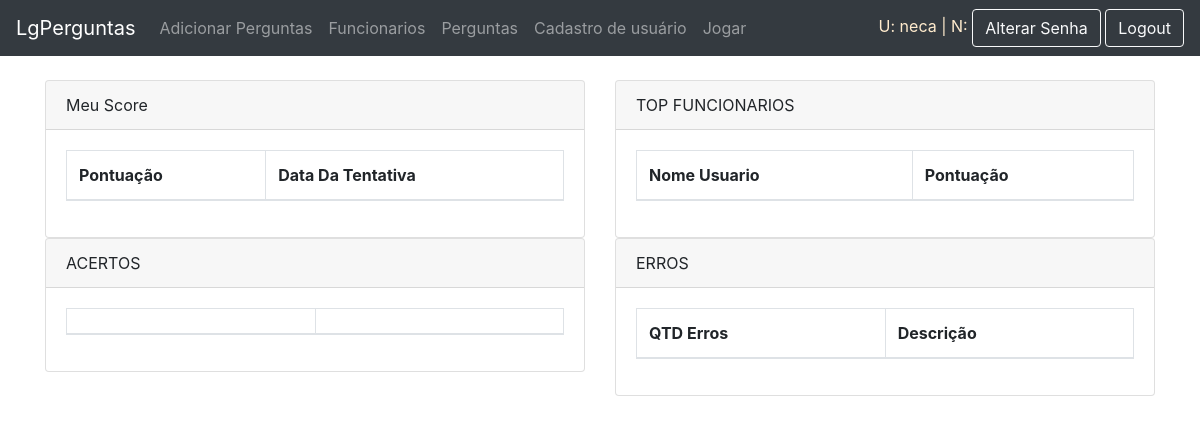
The app's page / (signed in), older data.
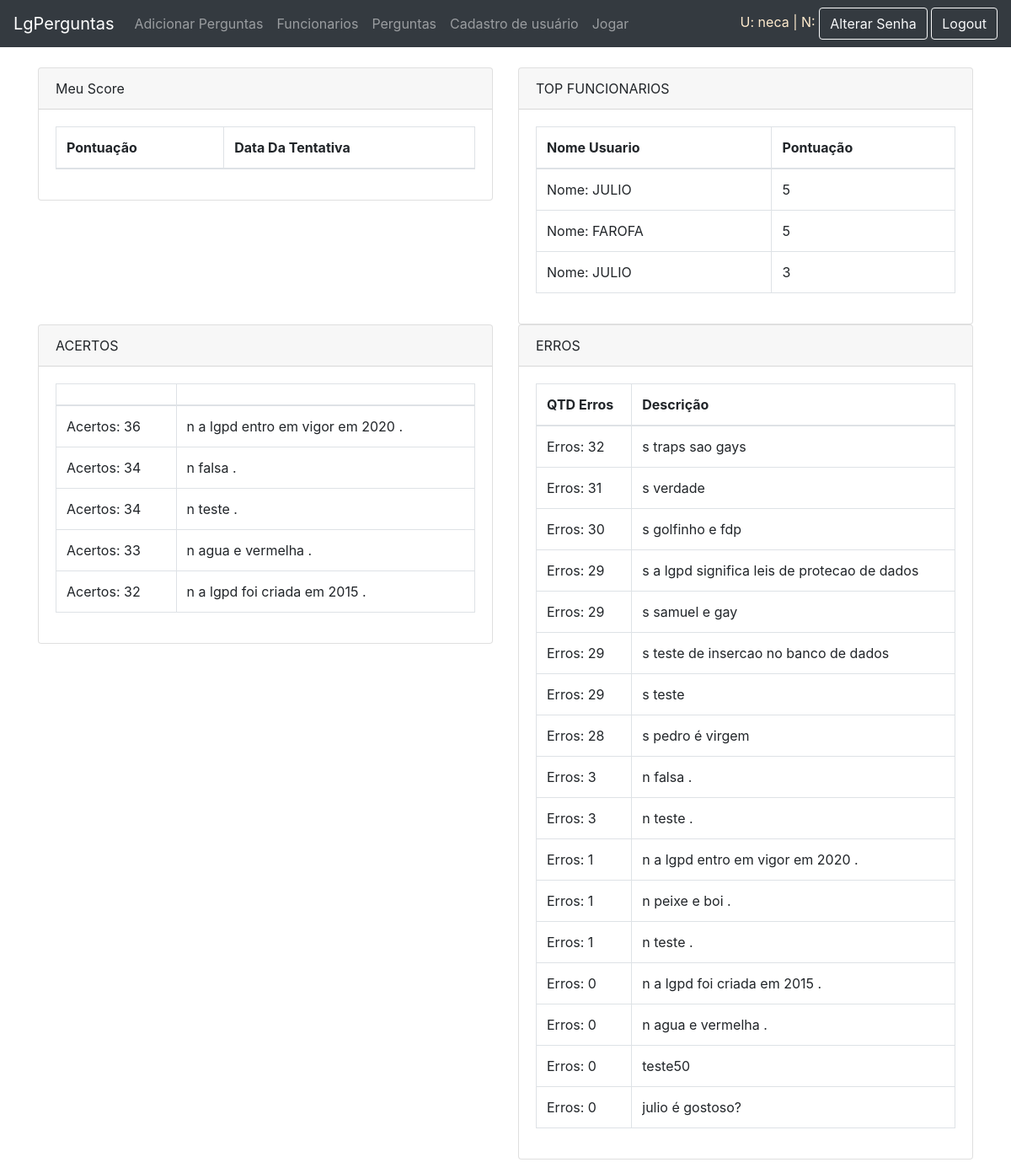
The same page, newer data.
### app/models.py (models this page shows)
class AuthUser(models.Model):
    password = models.CharField(max_length=128)
    last_login = models.DateTimeField(blank=True, null=True)
    is_superuser = models.BooleanField()
    username = models.CharField(unique=True, max_length=150)
    first_name = models.CharField(max_length=128)
    email = models.CharField(max_length=254)
    is_staff = models.BooleanField()
    is_active = models.BooleanField()
    date_joined = models.DateTimeField(auto_now=True)
    last_name = models.CharField(max_length=150)
    class Meta:
        managed = False
        db_table = 'auth_user'

class Jogo(models.Model):
    jogador = models.IntegerField()
    nome_jogador = models.CharField(max_length=254, default="test")
    usuario = models.ForeignKey(AuthUser, models.DO_NOTHING,related_name="ex4")
    empresa = models.ForeignKey(AuthUser, models.DO_NOTHING,related_name="ex5")
    pontuacao = models.IntegerField()
    data_jogo = models.DateTimeField(auto_now=True)

class PerguntaSimples (models.Model):
    empresa = models.ForeignKey(AuthUser, models.DO_NOTHING)
    descricao = models.CharField(max_length=254)
    resposta =  models.BooleanField()
    acertos = models.IntegerField(default = 0)
    erros = models.IntegerField(default = 0)

### app/views.py (the view, shortened to what this page needs)
# urls.py: 2. Add a URL to urlpatterns:  path('', views.home, name='home')
@login_required(login_url='/login/')
def home(request):
    data = {}
    try:
        data['usuarios']= AuthUser.objects.filter(id=request.user.id)
        usuario = AuthUser.objects.get(id=request.user.id)
    except:
        None
    if request.user.is_superuser and request.user.is_staff:
        try:
            data['acertos']= PerguntaSimples.objects.filter(empresa = usuario).order_by('-acertos')[:5]
            data['erros']=PerguntaSimples.objects.filter(empresa = usuario).order_by('-erros')
            data['melhores']=Jogo.objects.filter(empresa = usuario).order_by('-pontuacao')[:5]
        except:
            None
    try:
        data['score']=Jogo.objects.filter(usuario=usuario).order_by('-pontuacao')
    except:
            None
    return render(request, 'home.html',data)

### app/templates/home.html (shortened to what this page needs)
{% extends 'template.html' %}
{% block content %}
<div class="container" style="margin-top: 10vh;">
	<div class="row">
		<div class="col-md-12 box-container">
			<form action="">
				<div class="form-group">
					<div class="row">
						<div class="col-md-6">
							<div class="card">
								<div class="card-header">
									Meu Score
								</div>
								<div class="card-body">
									<table data-toggle="table" class="table table-bordered">
										<thead>
											<tr>
												<th>Pontuação</th>
												<th>Data Da Tentativa</th>
											</tr>
										</thead>
									</table>
								</div>
							</div>
						</div>
					{% if user.is_staff%}
						<div class="col-md-6">
							<div class="card">
								<div class="card-header">
									TOP FUNCIONARIOS
								</div>
								<div class="card-body">
									<table data-toggle="table" class="table table-bordered">
										<thead>
											<tr>
												<th>Nome Usuario</th>
                                                <th>Pontuação</th>
											</tr>
										</thead>
										<tbody>
											{% for item in melhores %}
											<tr>
												<td>
													Nome: {{item.usuario.first_name}}
												</td>
												<td>
													{{item.pontuacao}}
												</td>
											</tr>
											{% endfor %}
										</tbody>
									</table>
								</div>
							</div>
						</div>
					</div>
					<div class="row">
						<div class="col-md-6">
							<div class="card">
								<div class="card-header">
									ACERTOS
								</div>
								<div class="card-body">
									<table data-toggle="table" class="table table-bordered">
										<thead>
											<tr>
												<th></th>
												<th></th>
											</tr>
										</thead>
										<tbody>
											{% for item in acertos %}
											<tr>
												<td>Acertos: {{item.acertos}}</td>
												<td>{{item.descricao}}</td>
											</tr>
											{% endfor %}
										</tbody>
									</table>
								</div>
							</div>
						</div>
						<div class="col-md-6">
							<div class="card">
								<div class="card-header">
                                    ERROS
                                </div>
								<div class="card-body">
									<table data-toggle="table" class="table table-bordered">
										<thead>
											<tr>
												<th>QTD Erros</th>
												<th>Descrição</th>
											</tr>
										</thead>
										<tbody>
											{% for item in erros %}
											<tr>
												<td>Erros: {{item.erros}} </td>
												<td>{{item.descricao}}</td>
											</tr>
											{% endfor %}
										</tbody>
									</table>
								</div>
							</div>
						</div>
					</div>
					{%endif%}
				</div>
			</form>
		</div>
	</div>
</div>
{% endblock %}

### app/templates/template.html (shortened to what this page needs)
<!doctype html>
<html lang="en">
  <head>
    <link rel="stylesheet" href="https://stackpath.bootstrapcdn.com/bootstrap/4.4.1/css/bootstrap.min.css">
    <link rel="stylesheet" href="https://unpkg.com/bootstrap-table@1.16.0/dist/bootstrap-table.min.css">
  </head>
  <body>
    <nav class="navbar navbar-expand-lg navbar-dark bg-dark mb-3  fixed-top">
  <a class="navbar-brand" href="/">LgPerguntas</a>
  <div class="collapse navbar-collapse" id="navbarSupportedContent">
    <ul class="navbar-nav mr-auto">
      {% if user.is_authenticated %}
        {% if user.is_superuser %}
      <li class="nav-item dropdown">
        <a class="nav-link" href="/perguntas/cadastrar">Adicionar Perguntas</a>
      </li>
        {%endif%}
      {% if user.is_superuser or user.is_staff %}
      <li>
        <a class="nav-link" href="/funcionarios/">Funcionarios</a>
      </li>
      <li>
        <a class="nav-link" href="/perguntas/">Perguntas</a>
      </li>
      <li>
        <a class="nav-link" href="/registro/">Cadastro de usuário</a>
      </li>
      {%endif%}
      <li class="nav-item">
        <a class="nav-link" href="/jogo">Jogar</a>
      </li>
      {% endif %}
    </ul>
      <div class="ml-auto">
        {% if user.is_authenticated %}
        {% for item in usuarios%}
          <h7 style="color: blanchedalmond;">U: {{item.username}} | N: {{item.first_name}}</h7>
        {%endfor%}
        <a class="btn btn-outline-light" href="/altsenha/">Alterar Senha</a>
        <a class="btn btn-outline-light" href="/logout/">Logout</a>
      </div>
    {% endif %}
  </div>
</nav>
    {% block content%}
    {% endblock %}
  </body>
</html>

Row changes from the older to the newer data that the page shows:
now on this page (row edited): Jogo: usuario.first_name "JULIO", pontuacao "5"
now on this page (row edited): Jogo: usuario.first_name "FAROFA", pontuacao "5"
now on this page (row edited): Jogo: usuario.first_name "JULIO", pontuacao "3"
now on this page (row edited): PerguntaSimples: acertos "36", descricao "n a lgpd entro em vigor em 2020 .", erros "1"
now on this page (row edited): PerguntaSimples: acertos "34", descricao "n falsa .", erros "3"
now on this page (row edited): PerguntaSimples: acertos "34", descricao "n teste .", erros "1"
now on this page (row edited): PerguntaSimples: acertos "33", descricao "n agua e vermelha .", erros "0"
now on this page (row edited): PerguntaSimples: acertos "32", descricao "n a lgpd foi criada em 2015 .", erros "0"
now on this page (row edited): PerguntaSimples: erros "32", descricao "s traps sao gays"
now on this page (row edited): PerguntaSimples: erros "31", descricao "s verdade"
now on this page (row edited): PerguntaSimples: erros "30", descricao "s golfinho e fdp"
now on this page (row edited): PerguntaSimples: erros "29", descricao "s a lgpd significa leis de protecao de dados"
now on this page (row edited): PerguntaSimples: erros "29", descricao "s samuel e gay"
now on this page (row edited): PerguntaSimples: erros "29", descricao "s teste de insercao no banco de dados"
now on this page (row edited): PerguntaSimples: erros "29", descricao "s teste"
now on this page (row edited): PerguntaSimples: erros "28", descricao "s pedro é virgem"
now on this page (row edited): PerguntaSimples: erros "3", descricao "n teste ."
now on this page (row edited): PerguntaSimples: erros "1", descricao "n peixe e boi ."
now on this page (row edited): PerguntaSimples: erros "0", descricao "teste50"
added PerguntaSimples: erros "0", descricao "julio é gostoso?"
